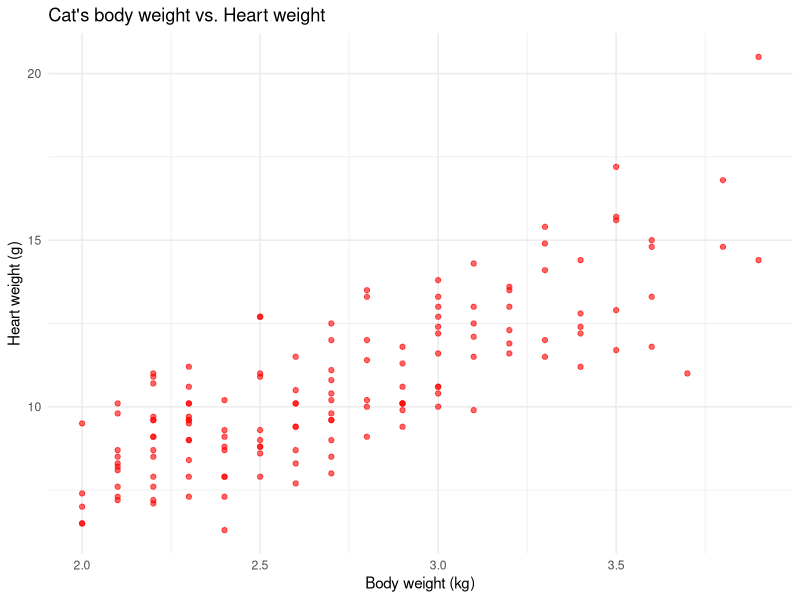
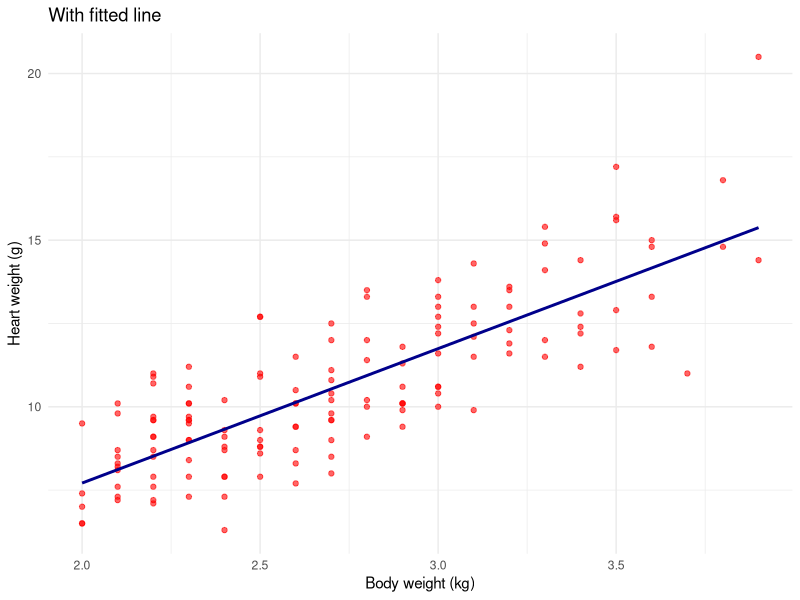

The R script that drew these images, in order:
## ---- chunk 1
#| warning: false
#| message: false

library(ggplot2)
library(MASS)
library(patchwork)

# Plot 1: Simple scatter plot
p1 <- ggplot(cats, aes(x = Bwt, y = Hwt)) +
  geom_point(color = "red", alpha = 0.6) +
  labs(x = "Body weight (kg)",
       y = "Heart weight (g)",
       title = "Cat's body weight vs. Heart weight") +
  theme_minimal()


p1 
## ---- chunk 2
sc<-cor(cats$Bwt,cats$Hwt)
sc
## ---- chunk 3
n<-nrow(cats)
n
ttest<-sc*sqrt((n-2)/(1-sc^2))
qval<-2*(1-pt(ttest,n-2))
qval

## ---- chunk 4
cor.test(cats$Bwt,cats$Hwt)
## ---- chunk 5
#| echo: false
#| warning: false
#| message: false
# Plot 2: Scatter + fitted line only
p2 <- ggplot(cats, aes(x = Bwt, y = Hwt)) +
  geom_point(color = "red", alpha = 0.6) +
  geom_smooth(method = "lm", se = FALSE,
              color = "darkblue", linewidth = 1) +
  labs(x = "Body weight (kg)",
       y = "Heart weight (g)",
       title = "With fitted line") +
  theme_minimal()

# Display side by side
p2
## ---- chunk 6
library(MASS)
model1 <- lm(Hwt ~ Bwt, data = cats)
model1

## ---- chunk 7
summary(model1)
